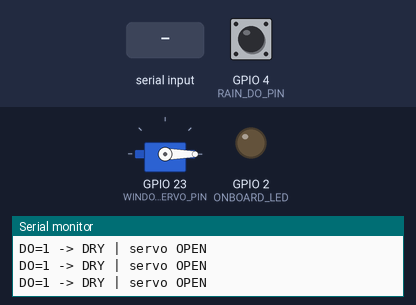
This sketch was run on a simulated ESP32. Shown: servo, output pins drawn as LEDs (lit = HIGH), the last lines printed to the serial monitor. The test bench sets the inputs (shaded band); at power-on: GPIO 4 (RAIN_DO_PIN) HIGH (analog values on the 0–4095 scale).

Above: at 1.7 s.
1.8 s: GPIO 4 (RAIN_DO_PIN) pulled LOW for 3.2 s
At 2.4 s:
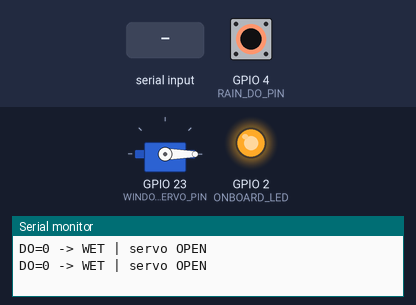
10.2 s: GPIO 4 (RAIN_DO_PIN) pulled LOW for 1 s
At 11.8 s:
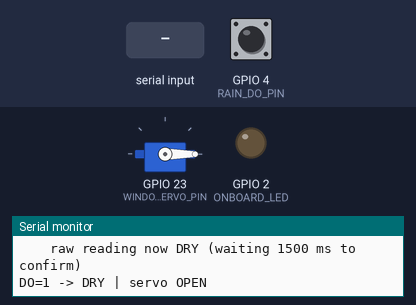
12.7 s: "c" received over Serial
At 13.4 s:
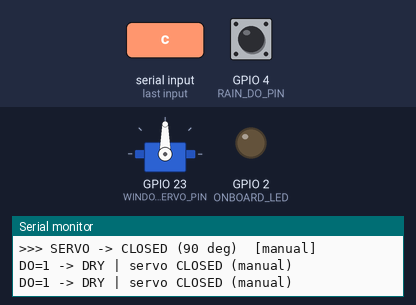
14.3 s: "a" received over Serial
At 15.7 s:
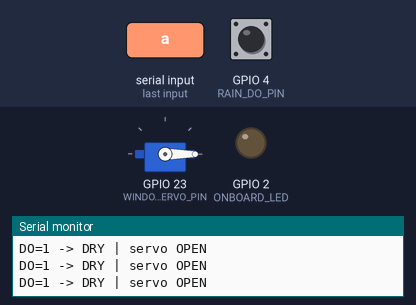
Timing chart, 0 to 16.8 s (numbered marks = the images above; inputs shaded):
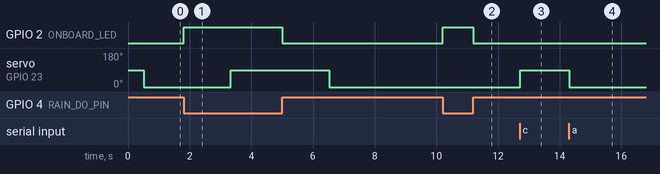

The sketch:

rain_test.ino
```cpp
/*
 * Rain sensor + window servo test — Calm Hills Smart Home
 * Checks that the rain module (FC-37 / YL-83) is sensing AND that the window
 * servo moves, before you use the full firmware. No Wi-Fi.
 *
 * Library: ESP32Servo (Arduino Library Manager)
 *
 * Wiring (same as the main firmware):
 *   Bare 2-pin rain plate (no comparator board):
 *     one plate pin -> GPIO 4, other plate pin -> GND   (no 3V3 needed)
 *   OR a 4-pin module with comparator board:
 *     VCC -> 3V3, GND -> GND, DO -> GPIO 4, AO -> GPIO 35 (optional)
 *   Servo red       -> external 5V (NOT the ESP32 3V3 pin)
 *   Servo brown     -> GND (shared with the ESP32 GND)
 *   Servo orange    -> GPIO 23
 *
 * How to test:
 *   1. Upload, open Serial Monitor at 115200 (line ending: any).
 *   2. Dry plate  -> "DRY", the servo goes to OPEN (0°).
 *   3. Wet the plate -> "WET", the servo goes to CLOSED (90°), the blue onboard LED turns on.
 *   4. Wipe it dry -> back to "DRY" and OPEN.
 *   Type in the Serial Monitor to move the servo by hand:
 *     o = open, c = close, a = back to automatic (follows the rain sensor)
 *   If the rain state never changes, turn the blue pot on the module slowly
 *   until its DO LED flips when you wet the plate.
 *
 * Note: this test reopens the window when it's dry, so you can watch both
 * directions. The main firmware only closes it on rain; you reopen it from the app.
 */

#include <ESP32Servo.h>

const int RAIN_DO_PIN = 4;          // digital output of the rain module
const int RAIN_AO_PIN = 35;         // analog output (ADC1, input-only); optional
const int WINDOW_SERVO_PIN = 23;    // window/roof servo signal
const bool USE_ANALOG = false;      // true only if a module's AO is wired to GPIO 35
const bool RAIN_ACTIVE_LOW = true;  // most modules: DO LOW = wet
const int ONBOARD_LED = 2;          // blue LED on most ESP32 DevKits

const int OPEN_ANGLE = 0;           // swapped for this window (same as WINDOW_OPEN_ANGLE in main firmware)
const int CLOSED_ANGLE = 90;
const unsigned long DEBOUNCE_MS = 1500;  // plate must stay wet/dry this long (same as firmware)

Servo windowServo;

bool lastWet = false;        // raw reading
bool stableWet = false;      // debounced state that drives the servo
unsigned long changedAt = 0;
unsigned long changes = 0;
unsigned long lastPrint = 0;
bool manual = false;         // true after typing o / c
int servoAngle = -1;

bool readWet() {
  bool high = digitalRead(RAIN_DO_PIN) == HIGH;
  return RAIN_ACTIVE_LOW ? !high : high;
}

void moveServo(int angle, const char *why) {
  if (angle == servoAngle) return;
  servoAngle = angle;
  windowServo.write(angle);
  Serial.printf(">>> SERVO -> %s (%d deg)  [%s]\n", angle == OPEN_ANGLE ? "OPEN" : "CLOSED", angle, why);
}

void setup() {
  Serial.begin(115200);
  delay(500);
  // INPUT_PULLUP is essential for a bare 2-pin rain plate: a dry plate connects
  // nothing, so without the pull-up the pin floats and reads random LOWs ("wet").
  // The pull-up holds it HIGH when dry; water shorts it to GND (LOW) when wet.
  // It is harmless with a 4-pin comparator module too.
  pinMode(RAIN_DO_PIN, INPUT_PULLUP);
  pinMode(ONBOARD_LED, OUTPUT);
  if (USE_ANALOG) {
    analogReadResolution(12);  // 0..4095
  }

  windowServo.setPeriodHertz(50);
  windowServo.attach(WINDOW_SERVO_PIN, 500, 2400);

  Serial.println();
  Serial.println("=== Rain sensor + window servo test ===");
  Serial.println("Rain DO on GPIO 4, AO on GPIO 35 (optional), servo on GPIO 23");
  Serial.println("Wet the plate -> CLOSED; dry -> OPEN. Type o / c / a to test the servo by hand.");
  Serial.println();

  lastWet = stableWet = readWet();
  Serial.printf("Start state: %s\n", stableWet ? "WET" : "DRY");
  moveServo(stableWet ? CLOSED_ANGLE : OPEN_ANGLE, "start");
}

void handleSerial() {
  while (Serial.available()) {
    char ch = tolower(Serial.read());
    if (ch == 'o') {
      manual = true;
      moveServo(OPEN_ANGLE, "manual");
    } else if (ch == 'c') {
      manual = true;
      moveServo(CLOSED_ANGLE, "manual");
    } else if (ch == 'a') {
      manual = false;
      servoAngle = -1;  // force a move to the sensor's position
      Serial.println(">>> AUTO: servo follows the rain sensor again");
      moveServo(stableWet ? CLOSED_ANGLE : OPEN_ANGLE, "auto");
    }
  }
}

void loop() {
  handleSerial();

  bool wet = readWet();
  digitalWrite(ONBOARD_LED, wet ? HIGH : LOW);

  // Raw change: report immediately, start the debounce timer
  if (wet != lastWet) {
    lastWet = wet;
    changedAt = millis();
    Serial.printf("    raw reading now %s (waiting %lu ms to confirm)\n", wet ? "WET" : "DRY", DEBOUNCE_MS);
  }

  // Confirmed change after the debounce time
  if (lastWet != stableWet && millis() - changedAt >= DEBOUNCE_MS) {
    stableWet = lastWet;
    changes++;
    Serial.printf(">>> CHANGED to %s  (change #%lu)\n", stableWet ? "WET (rain detected)" : "DRY", changes);
    if (!manual) {
      moveServo(stableWet ? CLOSED_ANGLE : OPEN_ANGLE, stableWet ? "rain" : "dry");
    }
  }

  // Live reading 3x per second
  if (millis() - lastPrint >= 333) {
    lastPrint = millis();
    int rawDo = digitalRead(RAIN_DO_PIN);
    const char *servo = servoAngle == OPEN_ANGLE ? "OPEN  " : "CLOSED";
    if (USE_ANALOG) {
      // Analog: ~4095 = bone dry, lower = wetter
      int ao = analogRead(RAIN_AO_PIN);
      int wetness = constrain(map(ao, 4095, 0, 0, 100), 0, 100);
      Serial.printf("DO=%d -> %s | AO=%4d | wetness ~%3d%% | servo %s%s [", rawDo, wet ? "WET" : "DRY", ao,
                    wetness, servo, manual ? " (manual)" : "");
      int bars = wetness / 5;
      for (int i = 0; i < 20; i++) Serial.print(i < bars ? '#' : ' ');
      Serial.println("]");
    } else {
      Serial.printf("DO=%d -> %s | servo %s%s\n", rawDo, wet ? "WET" : "DRY", servo, manual ? " (manual)" : "");
    }
  }

  delay(20);
}
```

Measured:
- after the input at 1.8 s, GPIO 2 (ONBOARD_LED): LOW → HIGH at once, → LOW 3.2 s later; servo on GPIO 23 (WINDOW_SERVO_PIN): 0° → 90° after 1.5 s, → 0° 3.2 s later
- after the input at 10.2 s, GPIO 2 (ONBOARD_LED): LOW → HIGH at once, → LOW 0.99 s later
- after the input at 12.7 s, servo on GPIO 23 (WINDOW_SERVO_PIN): 0° → 90° at once
- after the input at 14.3 s, servo on GPIO 23 (WINDOW_SERVO_PIN): 90° → 0° at once
